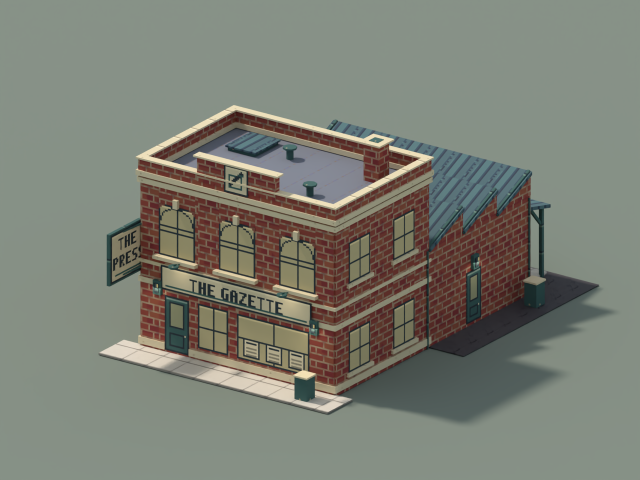
#> input picture prototypes/gazette-office/renders/01-front-day-clean.png, 1280 x 960 px (shown at 1/2 size); its folder holds 4 pictures in this run
$ python package_preview.py
#> lines starting #> are read from the running program, lines starting #| are printed output that depends on the picture
"""Actual Blender images, review gallery and local model bundle."""
from pathlib import Path
from PIL import Image,ImageDraw,ImageFont
import zipfile,json
R=Path(__file__).resolve().parent;SHOTS=[('01-front-day','Brick newsroom and projecting sign — day'),('02-blue-hour','Lit masthead and windows — blue hour'),('03-rear','Sawtooth printworks and dispatch entrance'),('04-above','Parapet, roof fittings and northlights'),('05-person-height','The Gazette at person height'),('06-print-room','Print-room shell and office passage')]
f='/usr/share/fonts/truetype/dejavu/DejaVuSans.ttf';title=ImageFont.truetype(f,34);label=ImageFont.truetype(f,19);small=ImageFont.truetype(f,16)
s=Image.new('RGB',(1304,1680),'#292c3b');d=ImageDraw.Draw(s);d.text((24,20),'THE GAZETTE',font=title,fill='#eee9df');d.text((25,67),'Newspaper office  /  Arched windows, stepped parapet and sawtooth printworks',font=small,fill='#c9c1b6')
#> after `s = Image.new('RGB', (1304, 1680), '#292c3b')`:
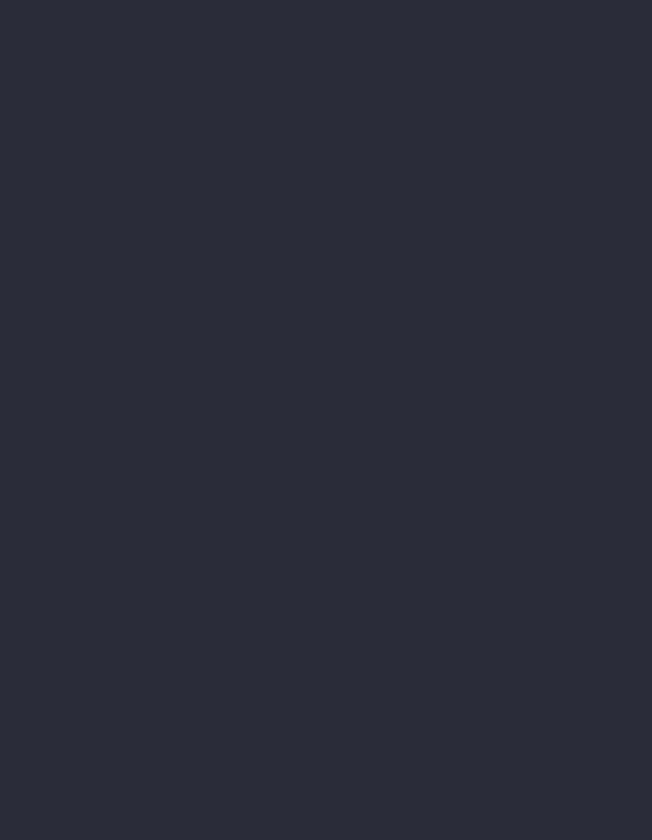
#> s: PIL image 1304x1680 RGB (shown at 1/2 size); mean R, G, B 41, 44, 59
for i,(n,caption) in enumerate(SHOTS):
 x=24+i%2*640;y=112+i//2*500;im=Image.open(R/'renders'/(n+'-clean.png')).convert('RGB');assert im.size==(1280,960);s.paste(im.resize((616,462),Image.Resampling.LANCZOS),(x,y));d.text((x,y+468),caption,font=label,fill='#eee9df')
#> further down, im is the input picture: PIL image 1280x960 RGB; mean R, G, B 123.4, 126.3, 115.8
#> after `s.paste(im.resize((616, 462), Image.Resampling.LANCZOS), (x, y))`:
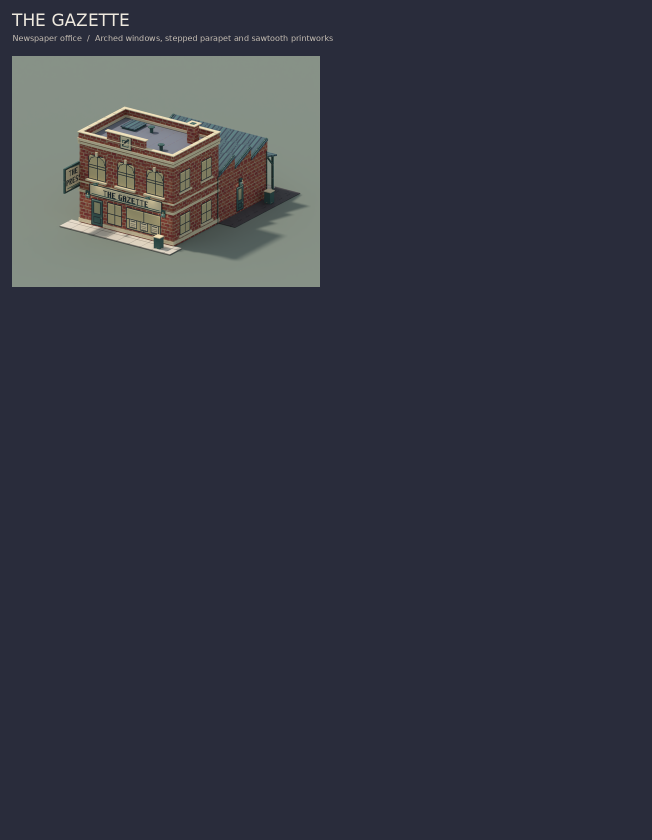
#> s: PIL image 1304x1680 RGB (shown at 1/2 size); mean R, G, B 52, 55, 66.6
#> pass 2 of the loop `for i,(n,caption) in enumerate(SHOTS):`:
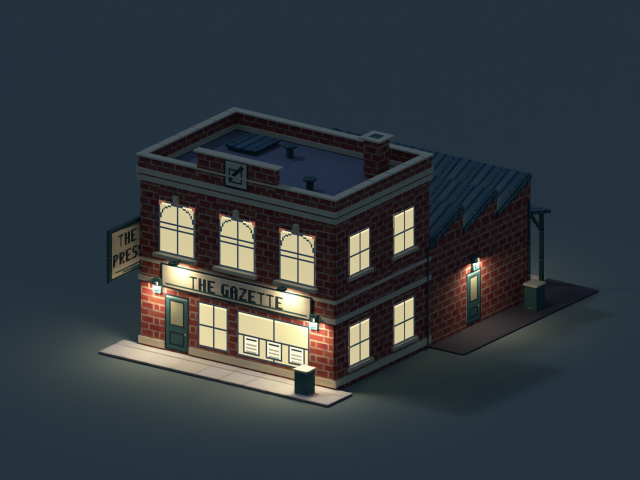
#> input picture prototypes/gazette-office/renders/02-blue-hour-clean.png, 1280 x 960 px (shown at 1/2 size)
#> im is the input picture: PIL image 1280x960 RGB; mean R, G, B 49.9, 57.4, 62
#> `s.paste(im.resize((616, 462), Image.Resampling.LANCZOS), (x, y))`:
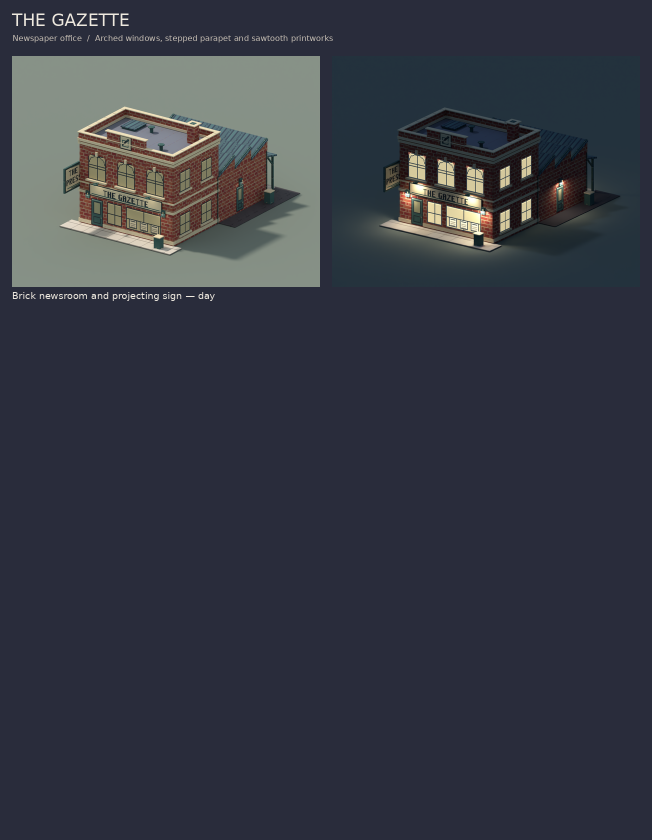
#> s: PIL image 1304x1680 RGB (shown at 1/2 size); mean R, G, B 53.3, 56.8, 67.1
#> pass 3 of the loop `for i,(n,caption) in enumerate(SHOTS):`:
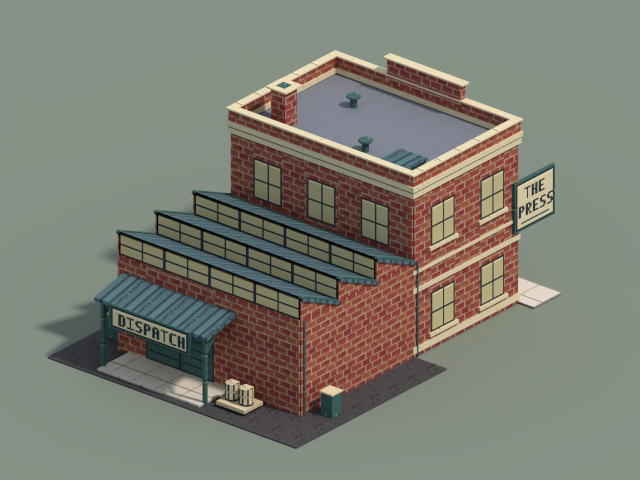
#> input picture prototypes/gazette-office/renders/03-rear-clean.png, 1280 x 960 px (shown at 1/2 size)
#> im is the input picture: PIL image 1280x960 RGB; mean R, G, B 124.9, 125.1, 114.6
#> `s.paste(im.resize((616, 462), Image.Resampling.LANCZOS), (x, y))`:
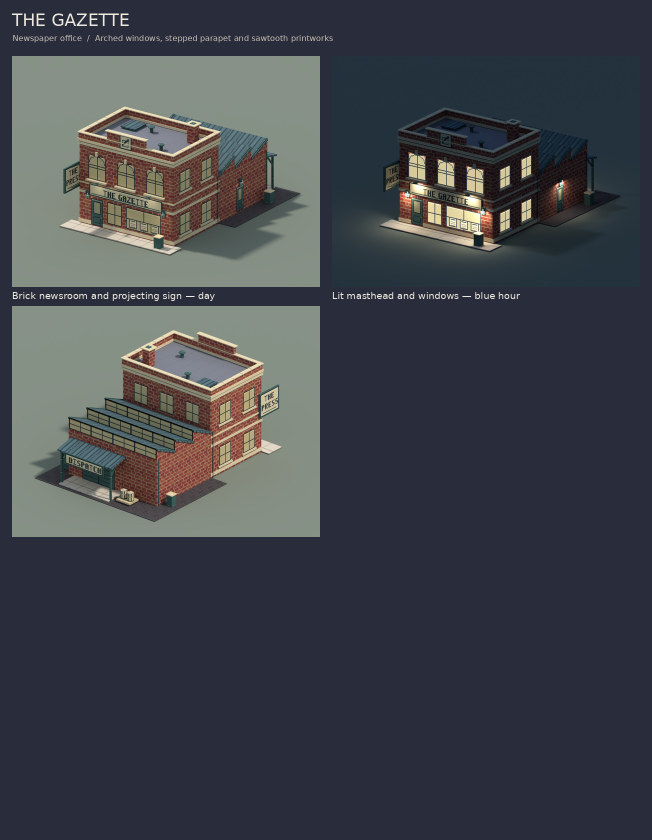
#> s: PIL image 1304x1680 RGB (shown at 1/2 size); mean R, G, B 64.3, 67.5, 74.5
#> (the run stopped early here; a loop or call above may not have finished)
